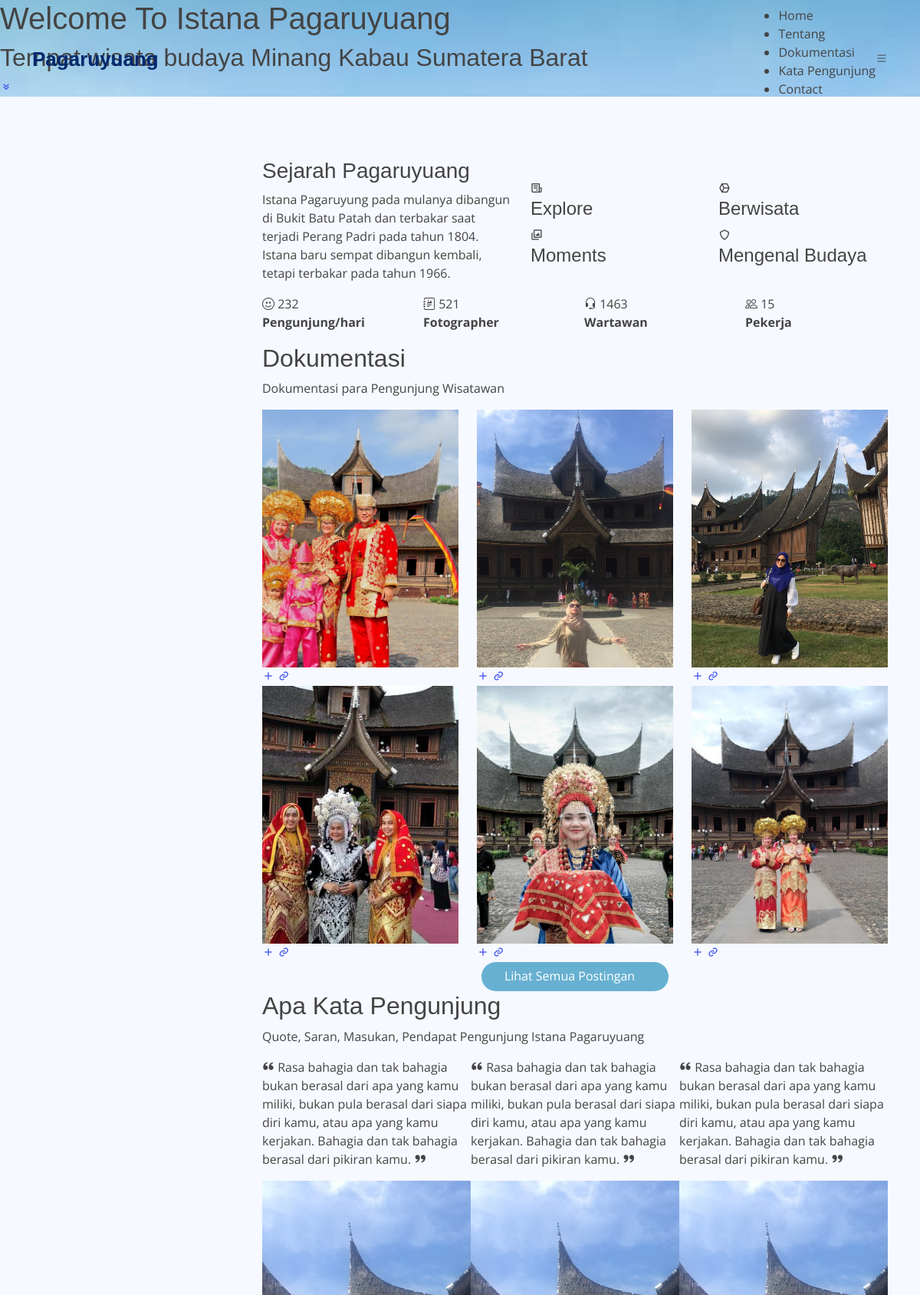
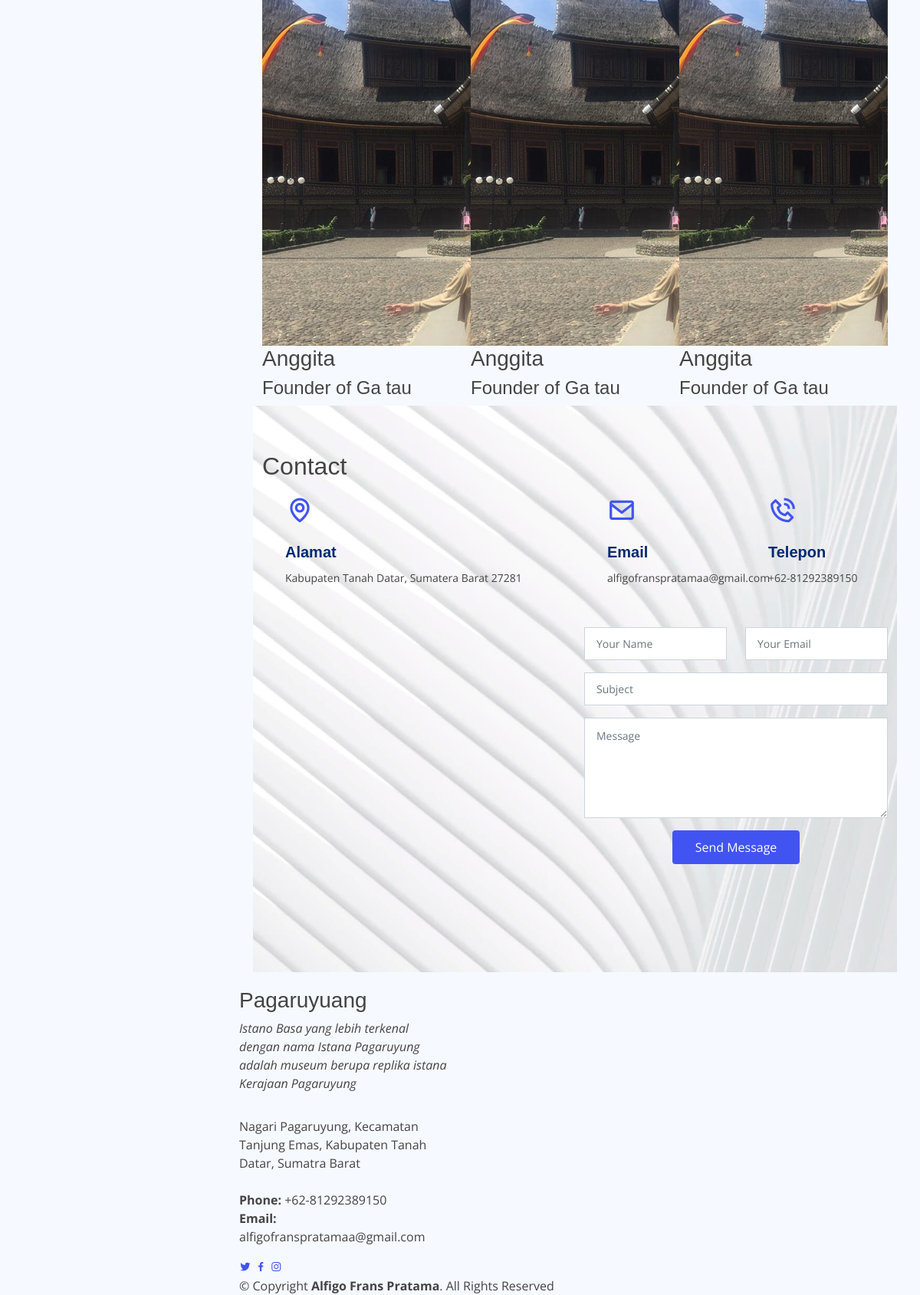
The page / on the database its author committed (2 pictures, top to bottom).
### tables this page shows
CREATE TABLE `tb_settings` (
  `id` int(11) NOT NULL,
  `judul_halaman` varchar(255) DEFAULT NULL,
  `text_sambutan` varchar(255) DEFAULT NULL,
  `desc_sambutan` text DEFAULT NULL,
  `sampul_website` varchar(255) DEFAULT NULL,
  `desc_web` varchar(255) DEFAULT NULL,
  `alamat` text DEFAULT NULL,
  `phone` char(20) DEFAULT NULL,
  `email` varchar(100) DEFAULT NULL,
  `twitter` varchar(255) DEFAULT NULL,
  `facebook` varchar(255) DEFAULT NULL,
  `instagram` varchar(255) DEFAULT NULL
);

CREATE TABLE `tb_dokumentasi` (
  `id_dokumentasi` int(11) NOT NULL,
  `thumbnail` varchar(255) NOT NULL,
  `nama_pengunjung` varchar(255) NOT NULL,
  `tanggal` date NOT NULL,
  `deskripsi` varchar(255) NOT NULL,
  `views` int(11) NOT NULL
);

CREATE TABLE `tb_quote` (
  `id` int(11) NOT NULL,
  `nama` varchar(255) NOT NULL,
  `pekerjaan` varchar(255) NOT NULL,
  `profile` varchar(255) NOT NULL,
  `quote` text NOT NULL
);

### application/views/page/layout.php (called while the page is built)
<?php
require_once 'templates/head.php';
require_once 'templates/content.php';
require_once 'templates/footer.php';
?>

### application/controllers/Landingpage.php (called while the page is built, shortened)
<?php
class Landingpage extends CI_Controller
{
    public function index()
    {
        $this->form_validation->set_rules('name', 'name', 'trim|required');
        $this->form_validation->set_rules('email', 'email', 'trim|required');
        $this->form_validation->set_rules('subject', 'subject', 'trim|required');
        if ($this->form_validation->run() == FALSE) {
            $settings = $this->db->get('tb_settings')->row_array();
            $dokumentasi = $this->db->get('tb_dokumentasi', 6)->result();
            $quote = $this->db->get('tb_quote')->result();
            $data = array(
                'title' => 'Istana Pagaruyuang',
                'isi' => 'page/home',
                'settings' => $settings,
                'dokumentasi' => $dokumentasi,
                'quote' => $quote,
            );
            $this->load->view('page/layout', $data, FALSE);
        }
    }
}

### index.php (called while the page is built, shortened)
<?php
require_once BASEPATH.'core/CodeIgniter.php';

### application/views/page/templates/content.php (called while the page is built)
<?php
if($isi){
    $this->load->view($isi);
}

### application/views/page/home.php (the view, shortened to what this page needs)
<main id="main">
    <section id="tentang" class="about">
        <div class="container">
            <div class="row no-gutters">
                <div class="content col-xl-5 d-flex align-items-stretch" data-aos="fade-up">
                    <div class="content">
                        <h3>Sejarah <?= $settings['judul_halaman'] ?></h3>
                        <p>
                            Istana Pagaruyung pada mulanya dibangun di Bukit Batu Patah dan terbakar saat terjadi Perang Padri pada tahun 1804. Istana baru sempat dibangun kembali, tetapi terbakar pada tahun 1966.
                        </p>
                    </div>
                </div>
                <div class="col-xl-7 d-flex align-items-stretch">
                    <div class="icon-boxes d-flex flex-column justify-content-center">
                        <div class="row">
                            <div class="col-md-6 icon-box" data-aos="fade-up" data-aos-delay="100">
                                <i class="bx bx-receipt"></i>
                                <h4>Explore</h4>
                            </div>
                            <div class="col-md-6 icon-box" data-aos="fade-up" data-aos-delay="200">
                                <i class="bx bx-cube-alt"></i>
                                <h4>Berwisata</h4>
                            </div>
                            <div class="col-md-6 icon-box" data-aos="fade-up" data-aos-delay="300">
                                <i class="bx bx-images"></i>
                                <h4>Moments</h4>
                            </div>
                            <div class="col-md-6 icon-box" data-aos="fade-up" data-aos-delay="400">
                                <i class="bx bx-shield"></i>
                                <h4>Mengenal Budaya</h4>
                            </div>
                        </div>
                    </div>
                </div>
            </div>
        </div>
    </section>
    <section id="counts" class="counts  section-bg">
        <div class="container">
            <div class="row no-gutters">
                <div class="col-lg-3 col-md-6 d-md-flex align-items-md-stretch">
                    <div class="count-box">
                        <i class="bi bi-emoji-smile"></i>
                        <span data-purecounter-start="0" data-purecounter-end="232" data-purecounter-duration="1" class="purecounter"></span>
                        <p><strong>Pengunjung/hari</strong>
                    </div>
                </div>
                <div class="col-lg-3 col-md-6 d-md-flex align-items-md-stretch">
                    <div class="count-box">
                        <i class="bi bi-journal-richtext"></i>
                        <span data-purecounter-start="0" data-purecounter-end="521" data-purecounter-duration="1" class="purecounter"></span>
                        <p><strong>Fotographer</strong></p>
                    </div>
                </div>
                <div class="col-lg-3 col-md-6 d-md-flex align-items-md-stretch">
                    <div class="count-box">
                        <i class="bi bi-headset"></i>
                        <span data-purecounter-start="0" data-purecounter-end="1463" data-purecounter-duration="1" class="purecounter"></span>
                        <p><strong>Wartawan</strong></p>
                    </div>
                </div>
                <div class="col-lg-3 col-md-6 d-md-flex align-items-md-stretch">
                    <div class="count-box">
                        <i class="bi bi-people"></i>
                        <span data-purecounter-start="0" data-purecounter-end="15" data-purecounter-duration="1" class="purecounter"></span>
                        <p><strong>Pekerja</strong></p>
                    </div>
                </div>
            </div>
        </div>
    </section>
    <section id="dokumentasi" class="portfolio">
        <div class="container">
            <div class="section-title" data-aos="fade-in" data-aos-delay="100">
                <h2>Dokumentasi</h2>
                <p>Dokumentasi para Pengunjung Wisatawan</p>
            </div>
            <div class="row portfolio-container" data-aos="fade-up">
                <?php
                foreach ($dokumentasi as $row) :
                ?>
                    <div class="col-lg-4 col-md-6 portfolio-item">
                        <div class="portfolio-wrap">
                            <img src="<?= base_url('vendor/dokumentasi/') . $row->thumbnail ?>" style="width: 100% !important; height: 336px !important; object-fit:cover;" class="img-fluid" alt="">
                            <div class="portfolio-links">
                                <a href="<?= base_url('vendor/dokumentasi/') . $row->thumbnail ?>" data-gallery="portfolioGallery" class="portfolio-lightbox" title="<?= $row->nama_pengunjung ?>"><i class="bx bx-plus"></i></a>
                                <a href="<?= base_url('landingpage/dokumentasi/') . $row->id_dokumentasi ?>#portfolio-details" title="More Details"><i class="bx bx-link"></i></a>
                            </div>
                        </div>
                    </div>
                <?php
                endforeach;
                ?>
            </div>
            <div class="row" data-aos="fade-up">
                <div class="col-lg-12 d-flex justify-content-center">
                    <a href="<?= base_url('landingpage/alldokumentasi'); ?>" class="btn-biru text-center">Lihat Semua Postingan</a>
                </div>
            </div>
        </div>
    </section>
    <section id="katapengunjung" class="testimonials section-bg">
        <div class="container">
            <div class="section-title" data-aos="fade-in" data-aos-delay="100">
                <h2>Apa Kata Pengunjung</h2>
                <p>Quote, Saran, Masukan, Pendapat Pengunjung Istana Pagaruyuang</p>
            </div>
            <div class="testimonials-slider swiper" data-aos="fade-up" data-aos-delay="100">
                <div class="swiper-wrapper">
                    <?php
                    foreach ($quote as $row) :
                    ?>
                        <div class="swiper-slide">
                            <div class="testimonial-item">
                                <p>
                                    <i class="bx bxs-quote-alt-left quote-icon-left"></i>
                                    <?= $row->quote; ?>
                                    <i class="bx bxs-quote-alt-right quote-icon-right"></i>
                                </p>
                                <img src="<?= base_url('vendor/quote/') ?><?= $row->profile ?>" class="testimonial-img" alt="">
                                <h3><?= $row->nama ?></h3>
                                <h4><?= $row->pekerjaan ?></h4>
                            </div>
                        </div>
                    <?php
                    endforeach;
                    ?>
                </div>
            </div>
        </div>
    </section>
    <section id="contact" class="contact kontak">
        <div class="container" data-aos="fade-up">
            <div class="section-title">
                <h2>Contact</h2>
            </div>
            <div class="row">
                <div class="col-lg-6">
                    <div class="info-box mb-4">
                        <h3>Alamat</h3>
                        <p>Kabupaten Tanah Datar, Sumatera Barat 27281</p>
                    </div>
                </div>
                <div class="col-lg-3 col-md-6">
                    <div class="info-box  mb-4">
                        <h3>Email</h3>
                        <p><?= $settings['email'] ?></p>
                    </div>
                </div>
                <div class="col-lg-3 col-md-6">
                    <div class="info-box  mb-4">
                        <h3>Telepon</h3>
                        <p><?= $settings['phone'] ?></p>
                    </div>
                </div>
            </div>
            <div class="row">
                <div class="col-lg-6 ">
                    <iframe class="mb-4 mb-lg-0" src="https://www.google.com/maps/embed?pb=!1m18!1m12!1m3!1d3989.6833452086385!2d100.61921621445525!3d-0.4712910354122696!2m3!1f0!2f0!3f0!3m2!1i1024!2i768!4f13.1!3m3!1m2!1s0x2e2ad2d2be29c7dd%3A0xb19e3eb230efffbc!2sIstano%20Rajo%20Basa%20Pagaruyung!5e0!3m2!1sid!2sid!4v1670599428431!5m2!1sid!2sid" frameborder="0" style="border:0; width: 100%; height: 384px;" allowfullscreen></iframe>
                </div>
                <div class="col-lg-6">
                    <form action="<?= base_url('landingpage') ?>" method="post" role="form" class="php-email-form">
                        <div class="row">
                            <div class="col-md-6 form-group">
                                <input type="text" name="name" class="form-control" id="name" placeholder="Your Name" required>
                            </div>
                            <div class="col-md-6 form-group mt-3 mt-md-0">
                                <input type="email" class="form-control" name="email" id="email" placeholder="Your Email" required>
                            </div>
                        </div>
                        <div class="form-group mt-3">
                            <input type="text" class="form-control" name="subject" id="subject" placeholder="Subject" required>
                        </div>
                        <div class="form-group mt-3">
                            <textarea class="form-control" name="message" rows="5" placeholder="Message" required></textarea>
                        </div>
                        <div class="text-center"><button type="submit">Send Message</button></div>
                    </form>
                </div>
            </div>
        </div>
    </section>
</main>

### application/views/page/templates/head.php (shortened to what this page needs)
<!DOCTYPE html>
<html lang="en">
<head>
    <link href="<?= base_url('vendor/landingpage/') ?>assets/vendor/aos/aos.css" rel="stylesheet">
    <link href="<?= base_url('vendor/landingpage/') ?>assets/vendor/bootstrap/css/bootstrap.min.css" rel="stylesheet">
    <link href="<?= base_url('vendor/landingpage/') ?>assets/vendor/bootstrap-icons/bootstrap-icons.css" rel="stylesheet">
    <link href="<?= base_url('vendor/landingpage/') ?>assets/vendor/boxicons/css/boxicons.min.css" rel="stylesheet">
    <link href="<?= base_url('vendor/landingpage/') ?>assets/vendor/glightbox/css/glightbox.min.css" rel="stylesheet">
    <link href="<?= base_url('vendor/landingpage/') ?>assets/vendor/swiper/swiper-bundle.min.css" rel="stylesheet">
    <link href="<?= base_url('vendor/landingpage/') ?>assets/css/style.css" rel="stylesheet">
</head>
<body>
    <header id="header" class="fixed-top header-transparent">
        <div class="container d-flex align-items-center justify-content-between">
            <div class="logo">
                <h1 class="text-light"><a href="<?= base_url(''); ?>"><span><?= $settings['judul_halaman'] ?></span></a></h1>
            </div>
            <nav id="navbar" class="navbar">
                <ul>
                    <li><a class="nav-link scrollto active" href="#hero">Home</a></li>
                    <li><a class="nav-link scrollto" href="#tentang">Tentang</a></li>
                    <li><a class="nav-link scrollto" href="#dokumentasi">Dokumentasi</a></li>
                    <li><a class="nav-link scrollto" href="#katapengunjung">Kata Pengunjung</a></li>
                    <li><a class="nav-link scrollto" href="#contact">Contact</a></li>
                </ul>
                <i class="bi bi-list mobile-nav-toggle"></i>
            </nav>
        </div>
    </header>
    <section id="hero">
        <div class="hero-container" data-aos="fade-up">
            <h1><?= $settings['text_sambutan']; ?></h1>
            <h2><?= $settings['desc_sambutan'] ?></h2>
            <a href="#about" class="btn-get-started scrollto"><i class="bx bx-chevrons-down"></i></a>
        </div>
    </section>

### application/views/page/templates/footer.php (shortened to what this page needs)
<footer id="footer">
    <div class="footer-top">
        <div class="container">
            <div class="row">
                <div class="col-lg-4 col-md-6">
                    <div class="footer-info">
                        <h3><?= $settings['judul_halaman'] ?></h3>
                        <p class="pb-3"><em><?= $settings['desc_web'] ?></em></p>
                        <p>
                            <?= $settings['alamat'] ?><br><br>
                            <strong>Phone:</strong> <?= $settings['phone'] ?><br>
                            <strong>Email:</strong> <?= $settings['email'] ?><br>
                        </p>
                        <div class="social-links mt-3">
                            <a href="<?= $settings['twitter'] ?>" class="twitter"><i class="bx bxl-twitter"></i></a>
                            <a href="<?= $settings['facebook'] ?>" class="facebook"><i class="bx bxl-facebook"></i></a>
                            <a href="<?= $settings['instagram'] ?>" class="instagram"><i class="bx bxl-instagram"></i></a>
                        </div>
                    </div>
                </div>
            </div>
        </div>
    </div>
    <div class="container">
        <div class="copyright">
            &copy; Copyright <strong><span>Alfigo Frans Pratama</span></strong>. All Rights Reserved
        </div>
    </div>
</footer>
</body>
</html>

### rows shown on the page
tb_settings: judul_halaman "Pagaruyuang", text_sambutan "Welcome To Istana Pagaruyuang", desc_sambutan "Tempat wisata budaya Minang Kabau Sumatera Barat", email "alfigofranspratamaa@gmail.com", phone "+62-81292389150", desc_web "Istano Basa yang lebih terkenal dengan nama Istana Pagaruyung adalah museum berupa replika istana Kerajaan Pagaruyung", alamat "Nagari Pagaruyung, Kecamatan Tanjung Emas, Kabupaten Tanah Datar, Sumatra Barat"
tb_dokumentasi: thumbnail (picture)
tb_dokumentasi: thumbnail (picture)
tb_dokumentasi: thumbnail (picture)
tb_dokumentasi: thumbnail (picture)
tb_dokumentasi: thumbnail (picture)
tb_dokumentasi: thumbnail (picture)
tb_quote: quote "Rasa bahagia dan tak bahagia bukan berasal dari apa yang kamu miliki, bukan pula berasal dari siapa diri kamu, atau apa yang kamu kerjakan. Bahagia dan tak bahagia berasal dari pikiran kamu.", profile (picture), nama "Anggita", pekerjaan "Founder of Ga tau"
